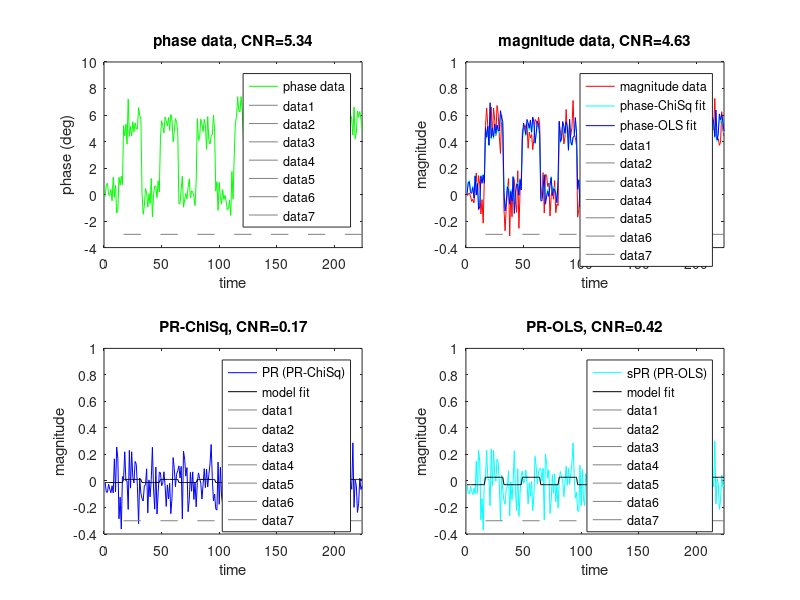

MATLAB code for this plot: (Note: a time limit stopped this script after it produced the figure.)
%%%%%%%%%%%%%%%%%%%%%%%%%%%%%%
% Simulations for Figures: 3-6 
% "Using a novel source-localized phase regressor technique for evaluation
% of the vascular contribution to semantic category area localization in BOLD fMRI"
% By: An T Vu and Jack Gallant
% Frontiers in Neuroscience 2015
%

% generate stimlus time course
trsPerBlock = 16;
stim = repmat([0 1 0 1 0 1 0 1 0 1 0 1 0 1],[trsPerBlock 1]);
stim = stim(:);
stimOn = logical(stim);
stimOff = ~stimOn;
n = length(stim);

% noise standard deviation for phase and magnitude time-courses
p_sig = .1;
m_sig = .1;


for figNumber = 3:6
    
    switch figNumber
        case 3
            m_scales = .5; % magnitude BOLD signal strength
            p_scales = .5; % phase BOLD signal strength
        case 4
            m_scales = .5;
            p_scales = 0;
        case 5
            m_scales = 0;
            p_scales = .5;
        case 6
            % Note: this figure takes a while to generate. 
            m_scales = 0:.01:1;
            p_scales = 0:.01:1;
    end
    
    t_est1 = zeros(length(p_scales),length(m_scales));
    t_est2 = t_est1;
    t_est3 = t_est1;
    
    m_cnt = 1;
    for m_scale = m_scales
        p_cnt = 1;
        for p_scale = p_scales
            
            m = (stim*m_scale+randn(n,1)*m_sig);
            p = (stim*p_scale+randn(n,1)*p_sig);
            
            m_var = var(m);
            p_var = var(p);
            
            m_bar = mean(m);
            p_bar = mean(p);
            p2 = p-p_bar;
            
            % Cost function: OLS
            b1_1 = (n*sum(p.*m)-sum(m)*sum(p))/(n*sum(p.^2)-(sum(p)^2));
            b0_1 = m_bar - b1_1*p_bar;
            
            % Cost function: ChiSq as implemented in this manuscript (Vu 2015)
            r = sign(corr2(m,p));
            if r == 0; r= -1; end % handel zero case
            
            b1_3a = r*1/2*(p_var/m_var)*sum(p.^2-p_bar^2);
            b1_3b = (sum((p-p_bar).^2) - r*(p_var/m_var)*p_bar*sum(m-m_bar));
            b1_3c = -(sum(p.*(m-m_bar)) + r*1/2*(p_var/m_var)*sum((m-m_bar).^2));
            b1_3 = (-b1_3b+sqrt(b1_3b.^2-4*(b1_3a*b1_3c)))/(2*b1_3a);
            b0_3 = m_bar - b1_3*p_bar;
            
            
            % Estimation of macrovascular timecourses
            m_est1 = b0_1 + b1_1*p;
            m_est3 = b0_3 + b1_3*p;
            
            
            % Resultant phase regressor (microvascular) timecourses
            z1 = m-m_est1;
            z3 = m-m_est3;
            
            % t-values for magnitude and phase timecourses
            t_m = mean(m(stimOn)-m(stimOff))/((std(m(stimOn))+std(m(stimOff)))/2);
            t_p = mean(p(stimOn)-p(stimOff))/((std(p(stimOn))+std(p(stimOff)))/2);
            
            % t-values for phase regressor timecourses
            t_est1(p_cnt,m_cnt) = mean(z1(stimOn)-z1(stimOff))/((std(z1(stimOn))+std(z1(stimOff)))/2);
            t_est3(p_cnt,m_cnt) = mean(z3(stimOn)-z3(stimOff))/((std(z3(stimOn))+std(z3(stimOff)))/2);
            
            
            p_cnt = p_cnt+1;
        end
        m_cnt = m_cnt+1;
    end
    
    
    if length(m_scales) == 1
        
        t = 1:length(m);
        gl = -.3;
        yl = [-.4 1];
        
        h=figure;
        subplot(2,2,1)
        plot((p)*10,'g'); hold on
        
        ylim(yl*10); xlim([0 length(m)]);
        legend('phase data')
        xlabel('time'); ylabel('phase (deg)');
        title(sprintf('phase data, CNR=%.2f',t_p))
        for k = 1:7; h1 = line([1+(2*k-1)*16 2*k*16],[gl gl]*10); set(h1,'color',[.5 .5 .5]); end
        
        
        subplot(2,2,2)
        plot(m,'r'); hold on
        plot(m_est1,'c');
        plot(m_est3,'b');
        
        ylim(yl); xlim([0 length(m)])
        legend('magnitude data','phase-ChiSq fit','phase-OLS fit')
        xlabel('time'); ylabel('magnitude')
        title(sprintf('magnitude data, CNR=%.2f',t_m))
        for k = 1:7; h1 = line([1+(2*k-1)*16 2*k*16],[gl gl]); set(h1,'color',[.5 .5 .5]); end
        
        
        subplot(2,2,3);
        plot(m-m_est3,'b'); hold on
        tmp = ones(size(stim));
        tmp(stimOn) = mean(z3(stimOn));
        tmp(stimOff) = mean(z3(stimOff));
        plot(tmp,'k');
        
        ylim(yl); xlim([0 length(m)])
        legend('PR (PR-ChiSq)','model fit');
        xlabel('time'); ylabel('magnitude');
        title(sprintf('PR-ChiSq, CNR=%.2f',t_est3(1)))
        for k = 1:7; h1 = line([1+(2*k-1)*16 2*k*16],[gl gl]); set(h1,'color',[.5 .5 .5]); end
        
        
        subplot(2,2,4);
        plot(m-m_est1,'c'); hold on
        tmp = ones(size(stim));
        tmp(stimOn) = mean(z1(stimOn));
        tmp(stimOff) = mean(z1(stimOff));
        plot(tmp,'k')
        
        ylim(yl); xlim([0 length(m)])
        legend('sPR (PR-OLS)','model fit')
        xlabel('time'); ylabel('magnitude')
        title(sprintf('PR-OLS, CNR=%.2f',t_est1(1)))
        for k = 1:7; h1 = line([1+(2*k-1)*16 2*k*16],[gl gl]); set(h1,'color',[.5 .5 .5]); end
    end
    
    
    % for figure 6 only
    ind = [1 21 41 61 81 101];
    clim = [-5 5];
    if length(m_scales) > 1
        h=figure; subplot(1,2,2)
        imagesc(t_est1); caxis(clim); colormap(rwb(256)); colorbar
        set(gca,'YTick',ind,'YTickLabel',p_scales(ind)./p_sig,'XTick',ind,'XTickLabel',m_scales(ind)./m_sig)
        ylabel('phase fSNR'); xlabel('magnitude fSNR'); title('PR-OLS'); axis square
        subplot(1,2,1);
        imagesc(t_est3); caxis(clim); colormap(rwb(256)); colorbar
        set(gca,'YTick',ind,'YTickLabel',p_scales(ind)./p_sig,'XTick',ind,'XTickLabel',m_scales(ind)./m_sig)
        ylabel('phase fSNR'); xlabel('magnitude fSNR'); title('PR-ChiSq'); axis square
    end
end
